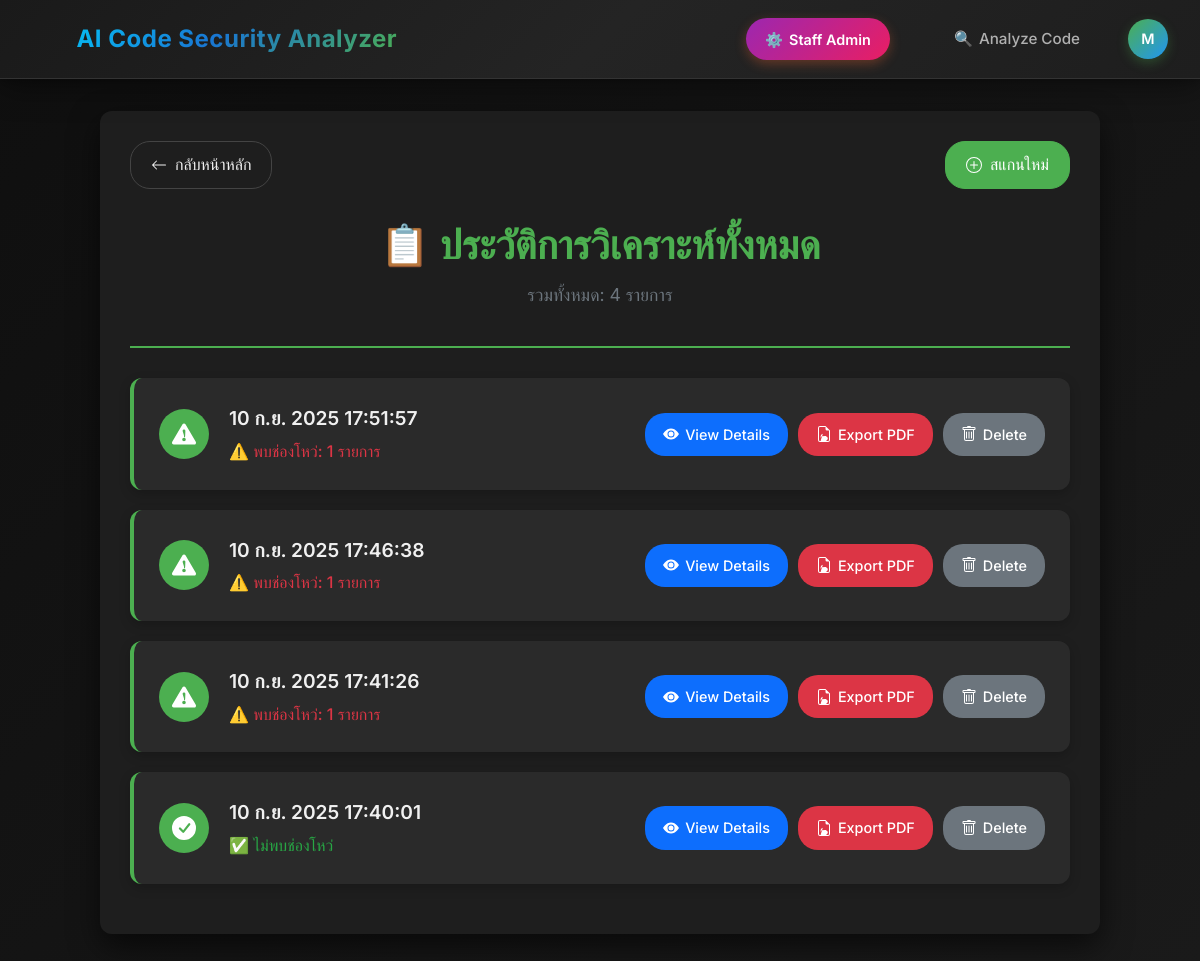
Page /history/ (signed in) on the committed database.
### scp4/models.py (models this page shows, shortened)
class ScanResult(models.Model):
    user = models.ForeignKey(
        User,
        on_delete=models.CASCADE,
        related_name='scan_results',
        db_index=True,
        verbose_name="ผู้ใช้"
    )
    scanned_at = models.DateTimeField(
        auto_now_add=True,
        db_index=True,
        verbose_name="วันที่และเวลาที่สแกน"
    )
    scanned_code = models.TextField(verbose_name="โค้ดที่ถูกสแกน")
    analysis_result_raw = models.TextField(
        blank=True,
        null=True,
        verbose_name="ผลลัพธ์ดิบจาก AI"
    )
    ai_model_used = models.CharField(
        max_length=100,
        default="deepseek-coder:6.7b",
        verbose_name="AI Model ที่ใช้"
    )
    total_vulnerabilities = models.PositiveIntegerField(
        default=0,
        verbose_name="จำนวนช่องโหว่รวม"
    )
    critical_severity_count = models.PositiveIntegerField(
        default=0,
        verbose_name="Critical"
    )
    high_severity_count = models.PositiveIntegerField(
        default=0,
        verbose_name="High"
    )
    medium_severity_count = models.PositiveIntegerField(
        default=0,
        verbose_name="Medium"
    )
    low_severity_count = models.PositiveIntegerField(
        default=0,
        verbose_name="Low"
    )
    info_severity_count = models.PositiveIntegerField(
        default=0,
        verbose_name="Info"
    )
    class Meta:
        verbose_name = "ผลลัพธ์การสแกน"
        verbose_name_plural = "ผลลัพธ์การสแกน"
        ordering = ['-scanned_at']
        indexes = [
            models.Index(fields=['user', '-scanned_at']),
            models.Index(fields=['total_vulnerabilities']),
            models.Index(fields=['scanned_at']),
        ]

### scp4/views.py (the view)
# urls.py: path('history/', views.scan_history, name='scan_history'),  # เพิ่มหน้าประวัติ
@login_required
def scan_history(request):
    all_scans = ScanResult.objects.filter(user=request.user).order_by('-scanned_at')
    from django.core.paginator import Paginator
    paginator = Paginator(all_scans, 10)  # แสดง 10 รายการต่อหน้า
    page_number = request.GET.get('page')
    page_scans = paginator.get_page(page_number)
    context = {
        'all_scans': page_scans,
        'total_scans': all_scans.count(),
    }
    return render(request, 'scp4/scan_history.html', context)

### scp4/templates/scp4/scan_history.html (shortened to what this page needs)
{% extends 'scp4/base.html' %}
{% load static %}
{% block content %}
<div class="container">
    <div class="top-actions">
        <a href="{% url 'scp4:index' %}" class="back-button">
            <svg xmlns="http://www.w3.org/2000/svg" width="16" height="16" fill="currentColor" viewBox="0 0 16 16">
                <path fill-rule="evenodd" d="M15 8a.5.5 0 0 0-.5-.5H2.707l3.147-3.146a.5.5 0 1 0-.708-.708l-4 4a.5.5 0 0 0 0 .708l4 4a.5.5 0 0 0 .708-.708L2.707 8.5H14.5a.5.5 0 0 0 .5-.5z"/>
            </svg>
            <span>กลับหน้าหลัก</span>
        </a>
        <a href="{% url 'scp4:index' %}" class="scan-new-button">
            <svg xmlns="http://www.w3.org/2000/svg" width="16" height="16" fill="currentColor" viewBox="0 0 16 16">
                <path d="M8 15A7 7 0 1 1 8 1a7 7 0 0 1 0 14zm0 1A8 8 0 1 0 8 0a8 8 0 0 0 0 16z"/>
                <path d="M8 4a.5.5 0 0 1 .5.5v3h3a.5.5 0 0 1 0 1h-3v3a.5.5 0 0 1-1 0v-3h-3a.5.5 0 0 1 0-1h3v-3A.5.5 0 0 1 8 4z"/>
            </svg>
            <span>สแกนใหม่</span>
        </a>
    </div>
    <div class="page-header">
        <h1 class="page-title">📋 ประวัติการวิเคราะห์ทั้งหมด</h1>
        <p class="total-count">รวมทั้งหมด: {{ total_scans }} รายการ</p>
    </div>
    {% if all_scans %}
        <div class="scan-history-list">
            {% for scan in all_scans %}
                <div class="scan-history-item">
                    <div class="scan-info">
                        <div class="scan-icon">
                            {% if scan.vulnerabilities.count > 0 %}
                                <svg xmlns="http://www.w3.org/2000/svg" width="24" height="24" fill="white" viewBox="0 0 16 16">
                                    <path d="M8.982 1.566a1.13 1.13 0 0 0-1.96 0L.165 13.233c-.457.778.091 1.767.98 1.767h13.713c.889 0 1.438-.99.98-1.767zM8 5c.535 0 .954.462.91.933l-.111 2.923c-.042 1.05-.157 1.442-.423 1.442-.267 0-.38-.392-.422-1.442L7.09 5.933C7.046 5.462 7.465 5 8 5m0 5.5a1.2 1.2 0 1 1 0 2.4 1.2 1.2 0 0 1 0-2.4"/>
                                </svg>
                            {% else %}
                                <svg xmlns="http://www.w3.org/2000/svg" width="24" height="24" fill="white" viewBox="0 0 16 16">
                                    <path d="M16 8A8 8 0 1 1 0 8a8 8 0 0 1 16 0m-3.97-3.03a.75.75 0 0 0-1.08.022L7.477 9.47l-1.637-1.636a.75.75 0 1 0-1.06 1.06L6.97 11.03a.75.75 0 0 0 1.079-.02l3.992-4.99a.75.75 0 0 0-.01-1.05z"/>
                                </svg>
                            {% endif %}
                        </div>
                        <div class="scan-details">
                            <span class="scan-date">{{ scan.scanned_at|date:"d M Y H:i:s" }}</span>
                            <span class="scan-status {% if scan.vulnerabilities.count > 0 %}status-found{% else %}status-safe{% endif %}">
                                {% if scan.vulnerabilities.count > 0 %}
                                    ⚠️ พบช่องโหว่: {{ scan.vulnerabilities.count }} รายการ
                                {% else %}
                                    ✅ ไม่พบช่องโหว่
                                {% endif %}
                            </span>
                        </div>
                    </div>
                    <div class="action-buttons">
                        <a href="{% url 'scp4:view_scan_result' scan.id %}" class="action-button view">
                            <svg xmlns="http://www.w3.org/2000/svg" width="16" height="16" fill="currentColor" viewBox="0 0 16 16">
                                <path d="M10.5 8a2.5 2.5 0 1 1-5 0 2.5 2.5 0 0 1 5 0z"/>
                                <path d="M0 8s3-5.5 8-5.5S16 8 16 8s-3 5.5-8 5.5S0 8 0 8zm8 3.5a3.5 3.5 0 1 0 0-7 3.5 3.5 0 0 0 0 7z"/>
                            </svg>
                            View Details
                        </a>
                        <a href="{% url 'scp4:export_scan_report_pdf' scan.id %}" target="_blank" class="action-button pdf">
                            Export PDF
                        </a>
                        <a href="{% url 'scp4:delete_scan_result' scan.id %}" class="action-button delete-button">
                            Delete
                        </a>
                    </div>
                </div>
            {% endfor %}
        </div>
    {% endif %}
</div>
{% endblock %}

### scp4/templates/scp4/base.html (shortened to what this page needs)
<!DOCTYPE html>
<html lang="th">
<head>
    {% load static %}
</head>
<body>
    <nav class="navbar">
    <a href="{% url 'scp4:home' %}" class="navbar-brand">AI Code Security Analyzer</a>
    <div class="navbar-nav">
        {% if user.is_authenticated %}
            {% if user.is_staff %}
                <a href="{% url 'scp4:custom_admin' %}" class="admin-btn" style="background: linear-gradient(135deg, #9c27b0, #e91e63); margin-right: 1rem;">
                    {% if user.is_superuser %}
                        <span>👑</span> System Admin
                    {% else %}
                        <span>⚙️</span> Staff Admin
                    {% endif %}
                </a>
            {% endif %}
            <a href="{% url 'scp4:index' %}" class="nav-link">
                <span>🔍</span> Analyze Code
            </a>
            <div class="user-dropdown">
                <div class="user-avatar" onclick="toggleDropdown()">
                    {{ user.username|slice:":1"|upper }}
                </div>
            </div>
        {% endif %}
    </div>
</nav>
    <main class="content">
        {% block content %}{% endblock %}
    </main>
</body>
</html>

### scp4/templates/scp4/scan_history.html (style rules this page uses)
:root { --primary-color: #4CAF50; --secondary-color: #6c757d; --background-main: #121212; --background-container: #1e1e1e; --text-color: #f0f0f0; --border-color: #444; --container-shadow: 0 12px 30px rgba(0, 0, 0, 0.6); --item-shadow: 0 4px 15px rgba(0, 0, 0, 0.3); --critical-color: #dc3545; --high-color: #e55353; --medium-color: #ffc107; --low-color: #17a2b8; --safe-color: #28a745; }
body { background-color: var(--background-main); font-family: 'Segoe UI', Tahoma, Geneva, Verdana, sans-serif; }
.container { max-width: 1000px; margin: auto; background-color: var(--background-container); padding: 30px; border-radius: 12px; box-shadow: var(--container-shadow); color: var(--text-color); }
.top-actions { display: flex; justify-content: space-between; align-items: center; margin-bottom: 30px; }
.back-button, .scan-new-button { background-color: transparent; color: var(--text-color); border: 1px solid var(--border-color); padding: 10px 20px; border-radius: 20px; text-decoration: none; font-weight: 500; transition: all 0.3s ease; display: flex; align-items: center; }
.scan-new-button { background-color: var(--primary-color); border-color: var(--primary-color); color: #fff; }
.back-button svg, .scan-new-button svg { margin-right: 8px; }
.page-header { text-align: center; margin-bottom: 30px; border-bottom: 2px solid var(--primary-color); padding-bottom: 20px; }
.page-title { font-size: 2.5em; color: var(--primary-color); margin: 0; font-weight: 600; }
.total-count { color: var(--secondary-color); margin-top: 10px; font-size: 1.1em; }
.scan-history-list { margin-top: 20px; }
.scan-history-item { background-color: #2a2a2a; padding: 25px; border-radius: 12px; margin-bottom: 20px; display: flex; align-items: center; justify-content: space-between; box-shadow: 0 4px 12px rgba(0, 0, 0, 0.2); transition: transform 0.3s ease, box-shadow 0.3s ease; border-left: 4px solid var(--primary-color); }
.scan-info { display: flex; align-items: center; flex-grow: 1; }
.scan-icon { width: 50px; height: 50px; background-color: var(--primary-color); border-radius: 50%; display: flex; align-items: center; justify-content: center; margin-right: 20px; flex-shrink: 0; }
.scan-details { display: flex; flex-direction: column; flex-grow: 1; }
.scan-date { font-weight: 600; font-size: 1.2em; color: var(--text-color); margin-bottom: 5px; }
.scan-status { font-size: 1em; color: var(--secondary-color); }
.status-found { color: var(--critical-color); font-weight: 500; }
.status-safe { color: var(--safe-color); font-weight: 500; }
.action-buttons { display: flex; gap: 10px; flex-shrink: 0; }
.action-button { padding: 10px 18px; border-radius: 20px; text-decoration: none; font-weight: 500; transition: all 0.3s ease; display: flex; align-items: center; justify-content: center; border: none; cursor: pointer; font-size: 0.9em; }
.action-button.view { background-color: #0d6efd; color: white; }
.action-button.pdf { background-color: #dc3545; color: white; }
.action-button.delete-button { background-color: #6c757d; color: white; }
.action-button svg { margin-right: 6px; }

### rows in the picture
ScanResult: scanned_at "10 ก.ย. 2025 17:51:57", vulnerabilities.count "1"
ScanResult: scanned_at "10 ก.ย. 2025 17:46:38", vulnerabilities.count "1"
ScanResult: scanned_at "10 ก.ย. 2025 17:41:26", vulnerabilities.count "1"
ScanResult: scanned_at "10 ก.ย. 2025 17:40:01", shows "✅ ไม่พบช่องโหว่"

### other values in the picture
{{ user.username|slice:":1"|upper }} "M"
{{ total_scans }} "4"
